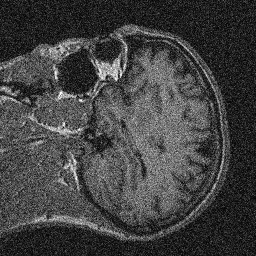
#> input picture results/se/noisy_4.png, 256 x 256 px
$ jupyter execute --allow-errors data_preview.ipynb
#> lines starting #> are read from the running program, lines starting #| are printed output that depends on the picture
[cell 1]
# load data from ./data/IXI-DTI/IXI002-Guys-0828-DTI-00.nii.gz

import nibabel as nib
import numpy as np
import matplotlib.pyplot as plt
from skimage.metrics import structural_similarity as ssim
from skimage.metrics import peak_signal_noise_ratio as psnr
# load data
data_path = './data/IXI-DTI/IXI002-Guys-0828-DTI-00.nii.gz'
#> (the rest of this cell did not finish here and is left out)

[cell 2]
# Function to add Rician noise
def add_rician_noise(image, noise_std):
    noise1 = np.random.normal(0, noise_std, image.shape)
    noise2 = np.random.normal(0, noise_std, image.shape)
    return np.sqrt((image + noise1) ** 2 + noise2 ** 2)

# Function to calculate noise, SSIM, and PSNR
def calculate_metrics(original, noisy):
    noise = noisy - original
    mean_noise = np.mean(noise)
    std_noise = np.std(noise)
    ssim_value = ssim(original, noisy, data_range=noisy.max() - noisy.min())
    psnr_value = psnr(original, noisy, data_range=noisy.max() - noisy.min())
    return mean_noise, std_noise, ssim_value, psnr_value

#> (a cell that did not finish here is left out)

#> (a cell that did not finish here is left out)

[cell 5]
import numpy as np
import cv2
from skimage.metrics import peak_signal_noise_ratio as psnr
from skimage.metrics import structural_similarity as ssim
import matplotlib.pyplot as plt

def read_img(path):
#> called with path = 'results/se/noisy_4.png'
    img = cv2.imread(path, cv2.IMREAD_GRAYSCALE)
#> img is the input picture: shape (256, 256); min 0, max 255, mean 65.8
    normalized_img = img / 255.0
    print(f"Data Range: [{normalized_img.min()}, {normalized_img.max()}]")
#| Data Range: [0.0, 1.0]
    return normalized_img

def calc_metrics(img1, img2):
    psnr_val = psnr(img1, img2)
    ssim_val = ssim(img1, img2, data_range=1.0)
    return psnr_val, ssim_val

def denoise_and_evaluate(noisy_path, clean_path):
    noisy_img = read_img(noisy_path)
    clean_img = read_img(clean_path)
#> call 2 of read_img, with path = 'results/se/clean_4.png'
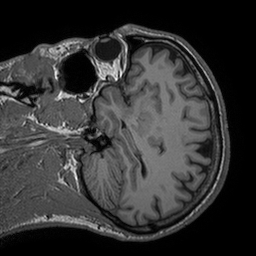
#> input picture results/se/clean_4.png, 256 x 256 px
#> in read_img, img is the input picture: shape (256, 256); min 0, max 255, mean 51.6
#| Data Range: [0.0, 1.0]

    gamma = 1.5
    enhance_img = np.power(noisy_img, gamma)
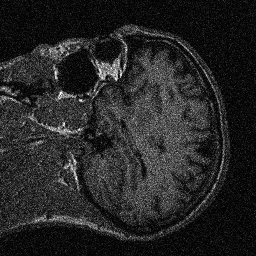
#> enhance_img: shape (256, 256) float64; min 0, max 1, mean 0.151

    alpha = 0.4
    enhance_img = (1-alpha) * noisy_img + alpha * enhance_img
    noisy_psnr, noisy_ssim = calc_metrics(clean_img, noisy_img)
#> in calc_metrics, `psnr_val = psnr(img1, img2)`: psnr_val = 19.05
#> in calc_metrics, `ssim_val = ssim(img1, img2, data_range=1.0)`: ssim_val = 0.335
#> noisy_psnr = 19.05; noisy_ssim = 0.335
    print(f"Noisy Image PSNR: {noisy_psnr:.2f}dB, SSIM: {noisy_ssim:.4f}")
#| Noisy Image PSNR: 19.05dB, SSIM: 0.3355

    denoised_img = cv2.bilateralFilter(enhance_img.astype(np.float32), d=5, sigmaColor=0.05, sigmaSpace=50)
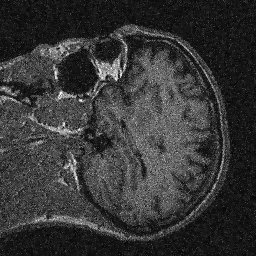
#> denoised_img: shape (256, 256) float32; min 0.0102, max 1, mean 0.214

    denoised_psnr, denoised_ssim = calc_metrics(clean_img, denoised_img)
#> denoised_psnr = 20.91; denoised_ssim = 0.377
    print(f"Denoised Image PSNR: {denoised_psnr:.2f}dB, SSIM: {denoised_ssim:.4f}")
#| Denoised Image PSNR: 20.91dB, SSIM: 0.3766

    plt.figure(figsize=(15,5))
    plt.subplot(131)
    plt.imshow(clean_img, cmap='gray')
    plt.title('Clean')
    plt.axis('off')

    plt.subplot(132)
    plt.imshow(noisy_img, cmap='gray')
    plt.title('Racian Noise, noise_level=25')
    plt.axis('off')

    plt.subplot(133)
    plt.imshow(denoised_img, cmap='gray')
    plt.title('Preprocess Filter Module')
    plt.axis('off')

    plt.tight_layout()
    plt.show()
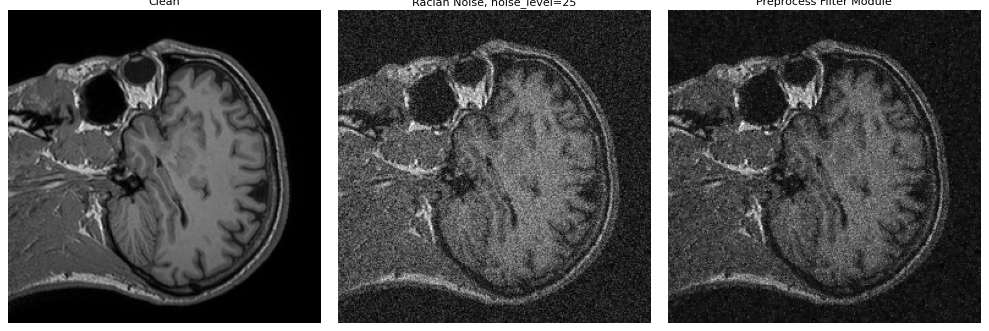
#> figure drawn by matplotlib, 3 panels

    # cv2.imwrite('preprocessed.png', denoised_img * 255)
    cv2.imwrite('noisy.png', noisy_img * 255)
    # cv2.imwrite('clean.png', clean_img * 255)

denoise_and_evaluate('results/se/noisy_4.png', 'results/se/clean_4.png')
